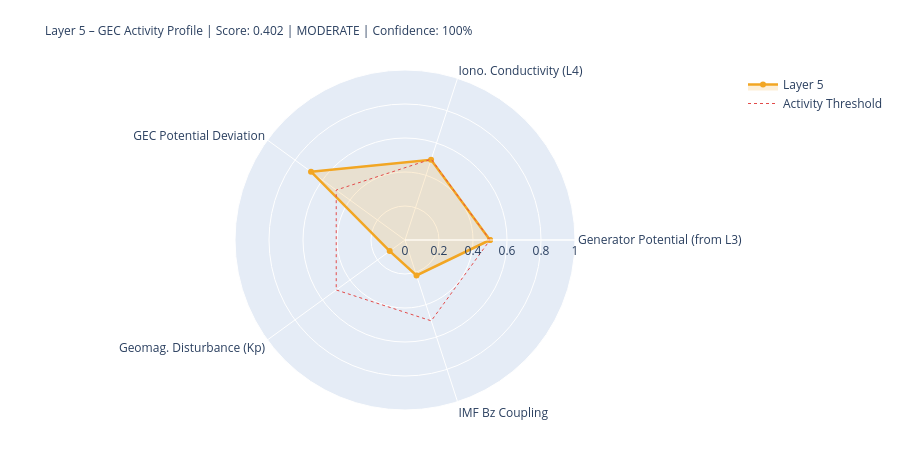

Notebook code cell kept with this figure:
### Markdown cell above
---
## 5. State Assessment & Handoff to Layer 6

### Code cell
# ============================================================
# LAYER-5-SCORE
# ============================================================

# Components
# 1) Generator activity (Layer-3-driven)
gen_score = norm(generator_strength, 0.3, 2.0)
gen_src   = 'from_layer3' if l3_thunder_score is not None else 'estimated'

# 2) Ionospheric conductivity (Layer-4-driven)
iono_score = norm(iono_cond_factor, 0.7, 1.4)
iono_src   = 'from_layer4' if l4_ioniz is not None else 'estimated'

# 3) GEC potential deviation from reference
pot_score = norm(abs(delta_V_pct), 0, 30)  # 0 = at reference, 1 = 30% deviation
pot_src   = 'derived'

# 4) Geomagnetic disturbance (Kp) – modulates vertical currents
kp_score = norm(kp_val, 0, 9)
kp_src   = 'primary' if kp_now is not None else 'from_layer4'

# 5) IMF Bz coupling (southward = stronger M-I coupling → GEC influence)
bz_score = norm(-(bz_now or 0), -5, 30) if bz_now is not None else None
bz_src   = 'primary' if bz_now is not None else 'missing'

COMPONENTS = {
    'Generator Potential (from L3)':  {'score': gen_score,   'source': 'derived_from_layer3', 'dynamic': True},
    'Iono. Conductivity (L4)':      {'score': iono_score,  'source': iono_src, 'dynamic': True},
    'GEC Potential Deviation':      {'score': pot_score,   'source': pot_src,  'dynamic': True},
    'Geomag. Disturbance (Kp)':         {'score': kp_score,    'source': kp_src,   'dynamic': True},
    'IMF Bz Coupling':               {'score': bz_score,    'source': bz_src,   'dynamic': True},
}

available   = {k: v['score'] for k, v in COMPONENTS.items() if v['score'] is not None}
unavailable = [k for k, v in COMPONENTS.items() if v['score'] is None]
layer5_score = round(sum(available.values()) / len(available), 4) if available else None
confidence   = round(len(available) / len(COMPONENTS), 2)
level = ('unknown' if layer5_score is None
         else 'quiet'   if layer5_score < 0.3
         else 'moderate' if layer5_score < 0.6
         else 'active')
dominant_l5 = max(available, key=available.get) if available else 'none'

# Kp consistency: separate 1-min raw value from score value
kp_1m_raw   = kp_now          # directly from API (can be 0.0 during live measurement)
kp_for_score = kp_val          # from Layer-0 context or estimated value if needed
kp_score_src = kp_src

W = 68
print('=' * W)
print('LAYER 5 – GLOBAL ELECTRIC CIRCUIT – STATE ASSESSMENT')
print('=' * W)
for name, comp in COMPONENTS.items():
    s = comp['score']
    if s is not None:
        bar = '█' * int(s*20) + '░' * (20-int(s*20))
        print(f'  {name:<34} {bar}  {s:.3f}  [{comp["source"]}]')
    else:
        print(f'  {name:<34} {"─"*20}  n/a   [missing]')
print('-' * W)
print(f'  Score:         {layer5_score:.3f}  ({len(available)}/{len(COMPONENTS)} components)')
print(f'  Confidence:    {confidence:.0%}')
print(f'  Level:         {level.upper()}')
print(f'  Dominant:      {dominant_l5}')
print(f'  V_iono:        {V_iono_mod:.1f} kV  (Δ {delta_V_pct:+.1f}% vs. Ref)')
print(f'  I_total:       {I_total_mod:.1f} A   (Δ {delta_I_pct:+.1f}% vs. Ref)')
print('=' * W)

# Radar
cats   = list(available.keys())
vals_r = list(available.values())
if len(cats) >= 3:
    fig = go.Figure()
    fig.add_trace(go.Scatterpolar(
        r=vals_r + [vals_r[0]], theta=cats + [cats[0]],
        fill='toself', fillcolor='rgba(242,166,35,0.18)',
        line=dict(color='#F2A623', width=2.5), name='Layer 5'
    ))
    fig.add_trace(go.Scatterpolar(
        r=[0.5]*(len(cats)+1), theta=cats+[cats[0]],
        line=dict(color='#E24B4A', dash='dot', width=1),
        mode='lines', name='Activity Threshold'
    ))
    fig.update_layout(
        title=dict(
            text=f'Layer 5 – GEC Activity Profile | Score: {layer5_score:.3f} | {level.upper()} | Confidence: {confidence:.0%}',
            font=dict(size=12)
        ),
        polar=dict(radialaxis=dict(visible=True, range=[0,1])),
        height=450, showlegend=True,
        margin=dict(l=80, r=80, t=70, b=40)
    )
    fig.show()

### Figure 1 — Plotly figure (JSON) as saved in the notebook; plotly's stock layout.template omitted (floating-point values rounded to 4 significant figures)
{"data": [{"fill": "toself", "fillcolor": "rgba(242,166,35,0.18)", "line": {"color": "#F2A623", "width": 2.5}, "name": "Layer 5", "r": [0.5, 0.4963, 0.6833, 0.1111, 0.2194, 0.5], "theta": ["Generator Potential (from L3)", "Iono. Conductivity (L4)", "GEC Potential Deviation", "Geomag. Disturbance (Kp)", "IMF Bz Coupling", "Generator Potential (from L3)"], "type": "scatterpolar"}, {"line": {"color": "#E24B4A", "dash": "dot", "width": 1}, "mode": "lines", "name": "Activity Threshold", "r": [0.5, 0.5, 0.5, 0.5, 0.5, 0.5], "theta": ["Generator Potential (from L3)", "Iono. Conductivity (L4)", "GEC Potential Deviation", "Geomag. Disturbance (Kp)", "IMF Bz Coupling", "Generator Potential (from L3)"], "type": "scatterpolar"}], "layout": {"height": 450, "margin": {"b": 40, "l": 80, "r": 80, "t": 70}, "polar": {"radialaxis": {"range": [0, 1], "visible": true}}, "showlegend": true, "title": {"font": {"size": 12}, "text": "Layer 5 – GEC Activity Profile | Score: 0.402 | MODERATE | Confidence: 100%"}}}
